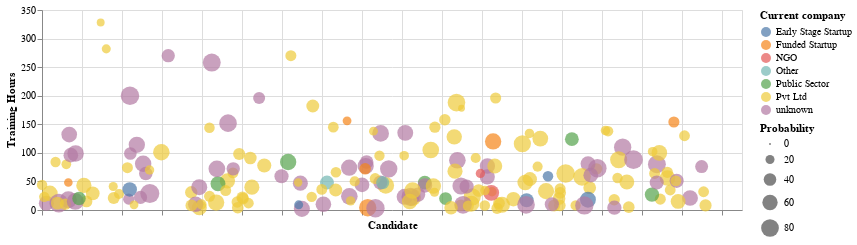

Notebook source saved alongside this figure:
### Markdown cell above
### Visualization for streamlit

### Code cell
# altair visualization for streamlit

c = alt.Chart(df_all.iloc[:200]).mark_circle().encode(
    x=alt.X('Candidate',axis=alt.Axis(labels=False)), y='Training Hours',
    size='Probability', color='Current company',
    tooltip=['Probability', 'Candidate ID', 'Gender', 'Major', 'Education',
             'Training Hours', 'Experience (years)']).properties(width=700, height=200)
c

### Figure 1 — Vega-Lite specification as saved in the notebook (floating-point values rounded to 4 significant figures; data arrays with more than 128 entries replaced by an {"elided": "..."} marker saying what was removed)
{"config": {"view": {"continuousWidth": 400, "continuousHeight": 300}}, "data": {"name": "data-86cd2c283d88819fb81bfad1e0a2df52"}, "mark": "circle", "encoding": {"color": {"type": "nominal", "field": "Current company"}, "size": {"type": "quantitative", "field": "Probability"}, "tooltip": [{"type": "quantitative", "field": "Probability"}, {"type": "quantitative", "field": "Candidate ID"}, {"type": "nominal", "field": "Gender"}, {"type": "nominal", "field": "Major"}, {"type": "nominal", "field": "Education"}, {"type": "quantitative", "field": "Training Hours"}, {"type": "quantitative", "field": "Experience (years)"}], "x": {"type": "quantitative", "axis": {"labels": false}, "field": "Candidate"}, "y": {"type": "quantitative", "field": "Training Hours"}}, "height": 200, "width": 700, "$schema": "https://vega.github.io/schema/vega-lite/v4.8.1.json", "datasets": {"data-86cd2c283d88819fb81bfad1e0a2df52": {"elided": "200 records"}}}
